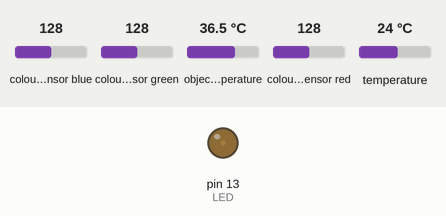
The sketch below on a simulated Arduino Mega 2560, built with avr-gcc and run on an emulated ATmega2560. Shown: output pins drawn as LEDs (lit = HIGH). Wiring (inferred from the names in the program): TCS3200 colour sensor: output pin 2; S2 pin 5; S3 pin 6; S0 pin 3; S1 pin 4. The test bench sets the inputs (shaded band); at power-on: colour sensor green 128, colour sensor blue 128, object temperature 36.5 °C, colour sensor red 128, temperature 24 °C. Pins used as bus, display or sensor lines are not drawn.

Above: at 1.2 s.
1.3 s: colour sensor green set to 5
At 2.4 s:
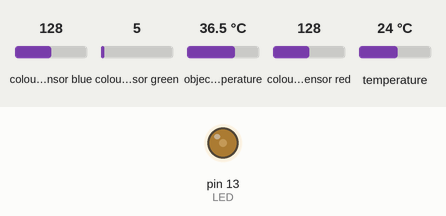
Timing chart, 0 to 4.3 s (numbered marks = the images above; inputs shaded):
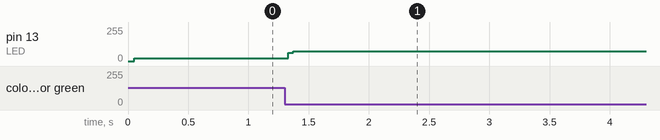

The sketch:

Nano_Internacional.ino
```cpp
/* Code made by the RoBorregos team in 2017 for the RoboCup JR. Rescue Maze category.
 * Tomás Lugo, Sebastián Esquer, Ernesto Cervantez, and Alexis Virgen.
 * "El Mariachi" Achieved a third place on the international RoboCup.
 *
 * This approach for the raspberry didn't work:
 * Master (Arduino Mega) <-> Slave (this arduino) <-> 2 Rapsberry's
 *
 * We highly recommend this configuration:
 * Rapsberry (Only one, use mirrors) <-> Master (Arduino Mega) <-> Slave (this arduino)
 *
 * Or another option is:
 * Slave (Arduino Mega and this arduino as in one) <-> Master (Raspberry)
 * The problem with this last configuration is that we have a lot of sensors, and they take A LOT OF TIME to read,
 * so 2 microcontrollers and the rasp may be the perfect option (configuration 2)
 *
 * Also, Serial communication may not be the best option. Some digital pins may be good enough, and in coding may be easier and faster
 */
/////////// Libraries ///////////
#include <Wire.h>
#include <Adafruit_MLX90614.h>

/////////// Defining the constants of the pins ///////////
#define sensorOut 2
#define S0 3
#define S1 4
#define S2 5
#define S3 6
#define LED 13
/////////// Address of MLX's ///////////
#define MlxL 0x1C
#define MlxR 0x5C
/////////// Objects of the MLX's ///////////
Adafruit_MLX90614 mlxRight = Adafruit_MLX90614(MlxR), mlxLeft = Adafruit_MLX90614(MlxL);
/////////// Variables to control the lecture ///////////
char cSendMega, cSendRaspD, cLeeRaspD, cLeeMega = 0;
bool bID = true, bIoD;

/////////// Function that returns a number depending on the color ///////////
//2 is checkpoint, 1 is black, 0 is white
uint8_t sensorColor() {
  int frequency = 0;
  uint8_t iR = 0;
  digitalWrite(S2, HIGH);
  digitalWrite(S3, HIGH);
  digitalWrite(LED, HIGH);
  for (uint8_t i = 0; i < 3; i++){
    frequency += pulseIn(sensorOut, LOW);
  }
  frequency /= 3;
  //Serial.println(frequency);
  digitalWrite(LED, LOW);
  if(frequency >= 120)
    iR = 1;
  return iR;
}
/////////// Function that returns a number depending on where is the heat victim ///////////
//0 = nothing, 1 = right, 2 = left, 3 = both
uint8_t sensarTemperatura() {
  uint8_t re = 0;
  if (mlxRight.readObjectTempC() > mlxRight.readAmbientTempC() + 2.75)
    re++;
  if (mlxLeft.readObjectTempC() > mlxLeft.readAmbientTempC() + 2.75)
    re+=2;
  //Serial.print("Derecha: "); Serial.print((mlxRight.readObjectTempC()); Serial.print("Izquierda: "); Serial.println((mlxLeft.readObjectTempC());
  return re;
}
/////////// Function to know that to send to the arduino regarding that said the Raspberry ///////////
//Couldn't really get it to work on round... it's a mess the serial communication
void queDijo(char c, bool &b){
  switch(c){
    case 'L':
      b = true;
      Serial.println("Letra");
      cSendMega |= 0b11100011;
      break;
    case 'H':
      b = true;
      Serial.println("H");
      cSendMega = 0b10000000;
      Serial3.print(cSendMega);
      break;
    case 'S':
      b = true;
      Serial.println("S");
      cSendMega = 0b01000000;
      Serial3.print(cSendMega);
      break;
    case 'U':
      b = true;
      Serial.println("U");
      cSendMega = 0b00100000;
      Serial3.print(cSendMega);
      break;
    case 'N':
      b = true;
      Serial.println("N");
      cSendMega = 0b00010000;
      Serial3.print(cSendMega);
      break;
  }
}

void setup() {
  //Serial ports
  Serial.begin(9600);
  Serial2.begin(9600);
  Serial3.begin(9600);
  //Initialize the MLX's
  mlxRight.begin();
  mlxLeft.begin();
  //Defining the pins
  pinMode(S0, OUTPUT);
  pinMode(S1, OUTPUT);
  pinMode(S2, OUTPUT);
  pinMode(S3, OUTPUT);
  pinMode(sensorOut, INPUT);
  pinMode(LED, OUTPUT);
  //This are always this way, so it's the right filter
  digitalWrite(S0, HIGH);
  digitalWrite(S1, LOW);
  //We tell the rasoberry to start looking for a letter
  Serial2.println("Busca");
}
/*
//Serial
  0     compu
  1     rasp left
  2     rasp right
  3     mega
//Color
  0 if it's white
  1 if it's black
//Temp
  0 if there's none
  1 if it's on the right
  2 if it's on the left
//cSendMega (This is the byte of data we sent to the mega)
  H/Letter
  S/Letter
  U/Letter
  NADA
  color
  Left
  Victim/Letter
  Right
///cSendRaspD e I (Info sent to the rasp)
  Busca (Search)
  Identifica (Identify)
///cLeeMega
  Send (M)
  Right:    Identify (I), Search (B);
  Left:  Identify (R), Search (E);
///cLeeRasp (info recieved by the rasp)
  Letter (L)
  H
  S
  U
  No letter (N)
  Didn't recieve anything (W)
*/
void loop() {
  //We always clear the data we're going to send
  cSendMega = 0;
  //If it detected a letter, it doesn't shut up until the mega realizes it. This is part of the problem of the communication
  cLeeRaspD = bID ? cLeeRaspD : 'W';
  //If the mega says to Identify which letter it is, it does so until the mega says another thing. This is part of the problem of the communication
  cLeeMega = (cLeeMega == 'I') ? 'I' : 'N';
  ////////////////////Read Serial Mega
  while(Serial3.available()){
    cLeeMega = (char)Serial3.read();
  }
  ////////////////////Read Serial Rasp Right
  if(Serial2.available()){
    cLeeRaspD = (char)Serial2.read();
  }
  ////////////////////Read Right
  queDijo(cLeeRaspD, bID);
  ////////////////////Temperature
  switch(sensarTemperatura()) {
    case 1:
      //Serial.println("DER");
      cSendMega|=0b00000011;
      break;
    case 2:
      //Serial.println("Izq");
      cSendMega|=0b00000110;
      break;
    case 3:
      //Serial.println("Amb");
      cSendMega|=0b00000111;
      break;
  }
  ////////////////////Color
  switch(sensorColor()){
    case 1:
      //Serial.println("NEGRO");
      cSendMega |= 0b00001000;
      break;
  }
  ////////////////////Serial, case of instructions. Big part of the problem
  switch(cLeeMega){
    case 'I':
      bID = false;
      Serial2.println("Identifica");
      if(cLeeRaspD != 'W' && cLeeRaspD != 'L')
        Serial3.print(cSendMega);
      break;
    case 'B':
      bID = false;
      //Serial.println("BUSCA");
      Serial2.println("Busca");
      break;
    case 'M':
      //Serial.println("MANDA");
      Serial3.print(cSendMega);
      break;
    default:
      Serial3.print(cSendMega);
      break;
  }
}
```

Measured:
- after the input at 1.3 s, pin 13 (LED): 21/255 → 74/255 at once
